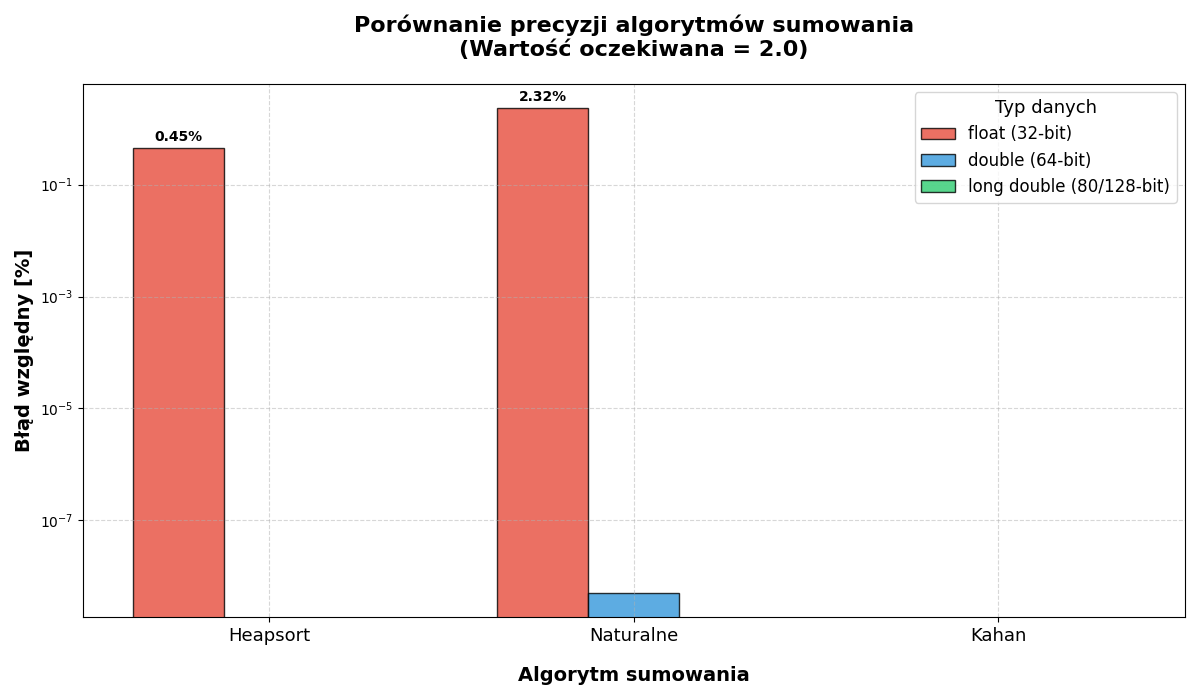

This figure's Python source:
import matplotlib.pyplot as plt
import numpy as np

# --- DANE WEJŚCIOWE (Twoje wyniki) ---
expected_value = 2.0

# Wyniki dla float
float_results = {
    'Heapsort': 2.0090389252,
    'Naturalne': 1.9536743164,
    'Kahan': 2.0000000000
}

# Wyniki dla double
double_results = {
    'Heapsort': 2.0000000000,
    'Naturalne': 1.9999999999,
    'Kahan': 2.0000000000
}

# Wyniki dla long double
long_double_results = {
    'Heapsort': 2.0000000000,
    'Naturalne': 2.0000000000,
    'Kahan': 2.0000000000
}

# --- OBLICZENIA (Błąd względny w procentach) ---
def calculate_relative_error(measured, expected):
    return abs(measured - expected) / expected * 100

algorithms = ['Heapsort', 'Naturalne', 'Kahan']

float_errors = [calculate_relative_error(float_results[alg], expected_value) for alg in algorithms]
double_errors = [calculate_relative_error(double_results[alg], expected_value) for alg in algorithms]
long_double_errors = [calculate_relative_error(long_double_results[alg], expected_value) for alg in algorithms]

# --- KONFIGURACJA WYKRESU ---
x = np.arange(len(algorithms))  # lokalizacje etykiet
width = 0.25  # szerokość słupków

fig, ax = plt.subplots(figsize=(12, 7))

# Rysowanie słupków dla każdej precyzji
rects1 = ax.bar(x - width, float_errors, width, label='float (32-bit)', color='#e74c3c', edgecolor='black', alpha=0.8)
rects2 = ax.bar(x, double_errors, width, label='double (64-bit)', color='#3498db', edgecolor='black', alpha=0.8)
rects3 = ax.bar(x + width, long_double_errors, width, label='long double (80/128-bit)', color='#2ecc71', edgecolor='black', alpha=0.8)

# --- STYLIZACJA ---
ax.set_ylabel('Błąd względny [%]', fontsize=14, fontweight='bold')
ax.set_title('Porównanie precyzji algorytmów sumowania\n(Wartość oczekiwana = 2.0)', fontsize=16, fontweight='bold', pad=20)
ax.set_xticks(x)
ax.set_xticklabels(algorithms, fontsize=13)
ax.legend(fontsize=12, title='Typ danych', title_fontsize=13)

# Ustawienie skali logarytmicznej, aby zobaczyć małe błędy double/long double
ax.set_yscale('log')
ax.grid(True, which="both", ls="--", alpha=0.5)

# Dodanie etykiet z wartościami nad słupkami (tylko dla float, bo reszta jest bliska zeru)
def autolabel(rects):
    for rect in rects:
        height = rect.get_height()
        if height > 1e-6: # Pokaż etykietę tylko jeśli błąd jest zauważalny
            ax.annotate(f'{height:.2f}%',
                        xy=(rect.get_x() + rect.get_width() / 2, height),
                        xytext=(0, 3),  # przesunięcie pionowe
                        textcoords="offset points",
                        ha='center', va='bottom', fontsize=10, fontweight='bold')

autolabel(rects1)

# Dodanie opisu osi X
ax.set_xlabel('Algorytm sumowania', fontsize=14, fontweight='bold', labelpad=15)

# --- WYŚWIETLENIE/ZAPIS ---
plt.tight_layout()
plt.show() # Użyj plt.savefig('wykres.png') aby zapisać do pliku
